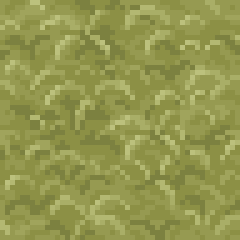
#> input picture core/modules/reprojection/hints/decoration-source/source/tile-43.png, 48 x 48 px (shown 5 times larger)
$ python make-grass.py
#> lines starting #> are read from the running program, lines starting #| are printed output that depends on the picture
"""Generate native-color grass alpha cuts using tile-43 as the ground reference."""
from pathlib import Path
from PIL import Image

ROOT = Path(__file__).resolve().parent
SOURCE = ROOT / "source"
ART = ROOT.parent / "art"


def cut_grass(tile_name: str, output_name: str) -> None:
    """Keep native RGB; make pixels identical to tile-43 transparent."""
#> called with tile_name = 'tile-65.png', output_name = 'grass65.png'
    with Image.open(SOURCE / "tile-43.png") as ref_image:
#> ref_image is the input picture: PIL image 48x48 RGBA; mean R, G, B, A 146.9, 151.2, 79, 255
        reference = ref_image.convert("RGBA")
    with Image.open(SOURCE / tile_name) as source_image:
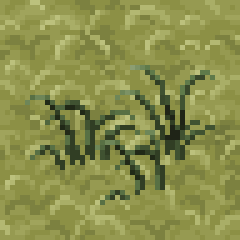
#> input picture core/modules/reprojection/hints/decoration-source/source/tile-65.png, 48 x 48 px (shown 5 times larger)
#> source_image is the input picture: PIL image 48x48 RGBA; mean R, G, B, A 137.4, 143, 75.5, 255
        native = source_image.convert("RGBA")

    if native.size != reference.size:
        raise ValueError(f"Dimension mismatch: {tile_name} {native.size} vs tile-43 {reference.size}")

    result = Image.new("RGBA", native.size)
#> result: PIL image 48x48 RGBA; every value is 0
    src = native.load()
    ref = reference.load()
    dst = result.load()
    for y in range(native.height):
        for x in range(native.width):
            r, g, b, alpha = src[x, y]
            if src[x, y] == ref[x, y]:
                alpha = 0
            dst[x, y] = (r, g, b, alpha)

    ART.mkdir(parents=True, exist_ok=True)
    result.save(ART / output_name, format="PNG")
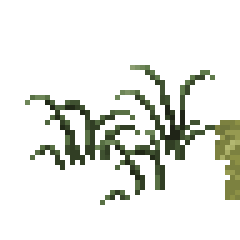
#> saved as grass65.png: PIL image 48x48 RGBA (shown 5 times larger); mean R, G, B, A 137.4, 143, 75.5, 34.6; transparent parts drawn white


if __name__ == "__main__":
    cut_grass("tile-65.png", "grass65.png")
    cut_grass("tile-66.png", "grass66.png")
#> call 2 of cut_grass, with tile_name = 'tile-66.png', output_name = 'grass66.png'
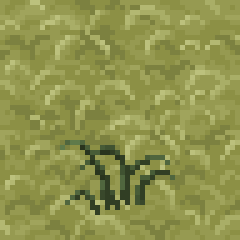
#> input picture core/modules/reprojection/hints/decoration-source/source/tile-66.png, 48 x 48 px (shown 5 times larger)
#> in cut_grass, source_image is the input picture: PIL image 48x48 RGBA; mean R, G, B, A 143.1, 147.9, 77.6, 255
#> in cut_grass (call 2), `result.save(ART / output_name, format="PNG")`:
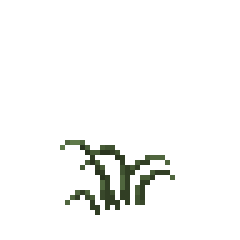
#> saved as grass66.png: PIL image 48x48 RGBA (shown 5 times larger); mean R, G, B, A 143.1, 147.9, 77.6, 11.3; transparent parts drawn white
